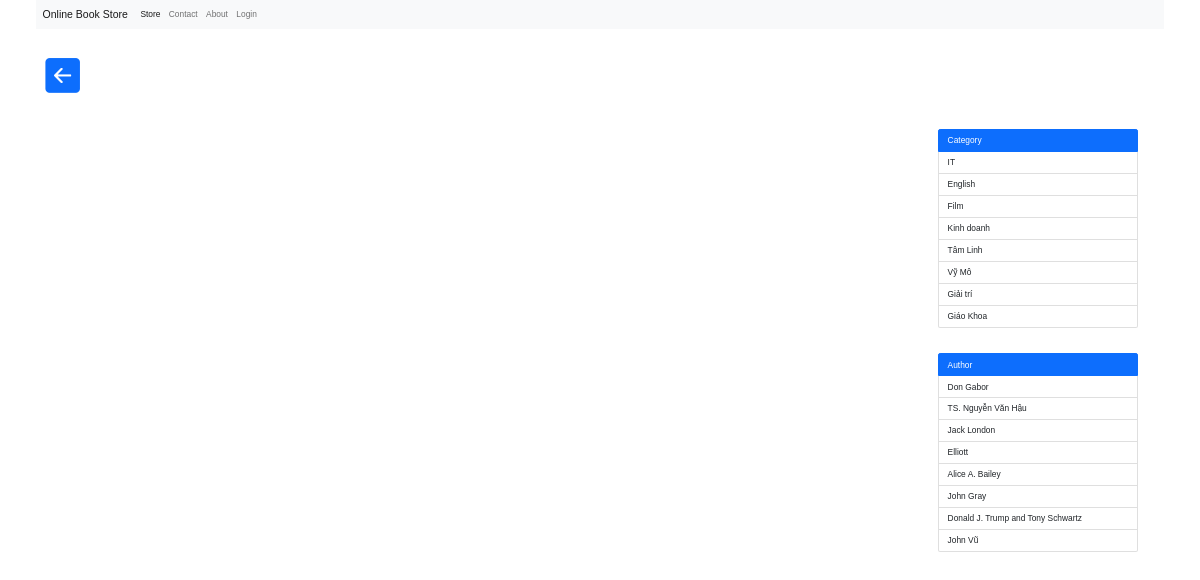
/category.php?id=1, run on the app's committed database.
### tables this page shows
CREATE TABLE IF NOT EXISTS `categories` (
  `id` int NOT NULL,
  `name` varchar(255) DEFAULT NULL,
  PRIMARY KEY (`id`)
);

CREATE TABLE IF NOT EXISTS `authors` (
  `id` int NOT NULL AUTO_INCREMENT,
  `name` varchar(255) NOT NULL,
  PRIMARY KEY (`id`)
);

### css/php/func-book.php (called while the page is built, shortened)
<?php
function get_books_by_category($con, $id){
   $sql  = "SELECT * FROM books WHERE category_id=?";
   $stmt = $con->prepare($sql);
   $stmt->execute([$id]);
   if ($stmt->rowCount() > 0) {
        $books = $stmt->fetchAll();
   }else {
      $books = 0;
   }
   return $books;
}

### css/php/func-category.php (called while the page is built, shortened)
<?php
function get_all_categories($conn){
   $sqlCount  = "SELECT COUNT(id) as count FROM categories";
   $sql  = "SELECT * FROM categories";
   $resultCount = mysqli_query($conn, $sqlCount);
   $rowCount = mysqli_fetch_assoc($resultCount);
   $result = mysqli_query($conn, $sql);
   $row = mysqli_fetch_all($result, MYSQLI_ASSOC);
   if ($rowCount['count'] > 0) {
      $categories = $row;
   }else {
      $categories = 0;
   }
   return $categories;
}

### css/php/func-author.php (called while the page is built, shortened)
<?php
function get_all_author($conn){
   $sqlCount  = "SELECT COUNT(id) as count FROM authors";
   $sql  = "SELECT * FROM authors";
   $resultCount = mysqli_query($conn, $sqlCount);
   $rowCount = mysqli_fetch_assoc($resultCount);
   $result = mysqli_query($conn, $sql);
   $row = mysqli_fetch_all($result, MYSQLI_ASSOC);
   if ($rowCount['count'] > 0) {
      $authors = $row;
   }else {
      $authors = 0;
   }
   return $authors;
}

### category.php (the view, shortened to what this page needs)
<?php
$id = $_GET['id'];
include "php/func-book.php";
$books = get_books_by_category($conn, $id);
include "php/func-author.php";
$authors = get_all_author($conn);
include "php/func-category.php";
$categories = get_all_categories($conn);
 ?>
<!DOCTYPE html>
<html lang="en">
<head>
	<link href="https://cdn.jsdelivr.net/npm/bootstrap@5.1.1/dist/css/bootstrap.min.css" rel="stylesheet">
    <link rel="stylesheet" href="css/style.css">
</head>
<body>
	<div class="container">
		<nav class="navbar navbar-expand-lg navbar-light bg-light">
		  <div class="container-fluid">
		    <a class="navbar-brand" href="index.php">Online Book Store</a>
		    <div class="collapse navbar-collapse"
		         id="navbarSupportedContent">
		      <ul class="navbar-nav me-auto mb-2 mb-lg-0">
		        <li class="nav-item">
		          <a class="nav-link active"
		             aria-current="page"
		             href="index.php">Store</a>
		        </li>
		        <li class="nav-item">
		          <a class="nav-link"
		             href="#">Contact</a>
		        </li>
		        <li class="nav-item">
		          <a class="nav-link"
		             href="#">About</a>
		        </li>
		        <li class="nav-item">
		          <?php if (isset($_SESSION['user_id'])) {?>
		          	<a class="nav-link"
		             href="admin.php">Admin</a>
		          <?php }else{ ?>
		          <a class="nav-link"
		             href="login.php">Login</a>
		          <?php } ?>
		        </li>
		      </ul>
		    </div>
		  </div>
		</nav>
		<h1 class="display-4 p-3 fs-3">
			<a href="index.php"
			   class="nd">
				<img src="img/back-arrow.PNG"
				     width="35">
			</a>
		</h1>
		<div class="d-flex pt-3">
			<?php if ($books == 0){ ?>
				<div class="alert alert-warning
        	            text-center p-5"
        	     role="alert">
        	     <img src="img/empty.png"
        	          width="100">
        	     <br>
			    There is no book in the database
		       </div>
			<?php }else{ ?>
			<div class="pdf-list d-flex flex-wrap">
			</div>
		<?php } ?>
		<div class="category">
			<div class="list-group">
				<?php if ($categories == 0){
				}else{ ?>
				<a href="#"
				   class="list-group-item list-group-item-action active">Category</a>
				   <?php foreach ($categories as $category ) {?>
				   <a href="category.php?id=<?=$category['id']?>"
				      class="list-group-item list-group-item-action">
				      <?=$category['name']?></a>
				<?php } } ?>
			</div>
			<div class="list-group mt-5">
				<?php if ($authors == 0){
				}else{ ?>
				<a href="#"
				   class="list-group-item list-group-item-action active">Author</a>
				   <?php foreach ($authors as $author ) {?>
				   <a href="author.php?id=<?=$author['id']?>"
				      class="list-group-item list-group-item-action">
				      <?=$author['name']?></a>
				<?php } } ?>
			</div>
		</div>
		</div>
	</div>
</body>
</html>

### css/style.css (style rules this page uses)
.pdf-list { width: 80%; }
.category .list-group { width: 200px; }
.nd { text-decoration: none; }
* { box-sizing: border-box; font-family: sans-serif; font-size: 0.7vw; }
a { text-decoration: none; }
h1 { margin: 20px 0px; font-size: 1.2vw; color: #F60; }

### data on the page
categories: name "IT"
categories: name "English"
categories: name "Film"
categories: name "Kinh doanh"
categories: name "Tâm Linh"
categories: name "Vỹ Mô"
categories: name "Giải trí"
categories: name "Giáo Khoa"
authors: name "Don Gabor"
authors: name "TS. Nguyễn Văn Hậu"
authors: name "Jack London"
authors: name "Elliott"
authors: name "Alice A. Bailey"
authors: name "John Gray"
authors: name "Donald J. Trump and Tony Schwartz"
authors: name "John Vũ"
